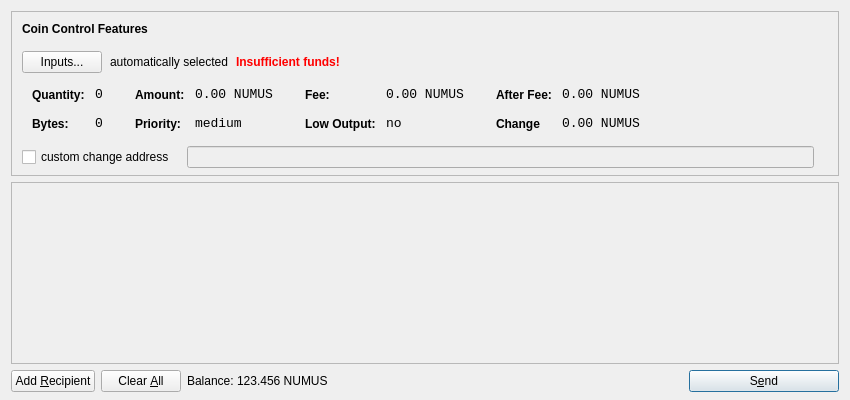
<?xml version="1.0" encoding="UTF-8"?>
<ui version="4.0">
 <class>SendCoinsDialog</class>
 <widget class="QDialog" name="SendCoinsDialog">
  <property name="geometry">
   <rect>
    <x>0</x>
    <y>0</y>
    <width>850</width>
    <height>400</height>
   </rect>
  </property>
  <property name="windowTitle">
   <string>Send Coins</string>
  </property>
  <layout class="QVBoxLayout" name="verticalLayout" stretch="0,1,0">
   <property name="bottomMargin">
    <number>8</number>
   </property>
   <item>
    <widget class="QFrame" name="frameCoinControl">
     <property name="sizePolicy">
      <sizepolicy hsizetype="Expanding" vsizetype="Expanding">
       <horstretch>0</horstretch>
       <verstretch>0</verstretch>
      </sizepolicy>
     </property>
     <property name="maximumSize">
      <size>
       <width>16777215</width>
       <height>16777215</height>
      </size>
     </property>
     <property name="frameShape">
      <enum>QFrame::StyledPanel</enum>
     </property>
     <property name="frameShadow">
      <enum>QFrame::Sunken</enum>
     </property>
     <layout class="QVBoxLayout" name="verticalLayoutCoinControl2">
      <property name="spacing">
       <number>-1</number>
      </property>
      <property name="leftMargin">
       <number>0</number>
      </property>
      <property name="topMargin">
       <number>0</number>
      </property>
      <property name="rightMargin">
       <number>0</number>
      </property>
      <property name="bottomMargin">
       <number>6</number>
      </property>
      <item>
       <layout class="QVBoxLayout" name="verticalLayoutCoinControl" stretch="0,0,0,0,1">
        <property name="spacing">
         <number>0</number>
        </property>
        <property name="leftMargin">
         <number>10</number>
        </property>
        <property name="topMargin">
         <number>10</number>
        </property>
        <item>
         <layout class="QHBoxLayout" name="horizontalLayoutCoinControl1">
          <property name="bottomMargin">
           <number>15</number>
          </property>
          <item>
           <widget class="QLabel" name="labelCoinControlFeatures">
            <property name="sizePolicy">
             <sizepolicy hsizetype="Preferred" vsizetype="Maximum">
              <horstretch>0</horstretch>
              <verstretch>0</verstretch>
             </sizepolicy>
            </property>
            <property name="font">
             <font>
              <weight>75</weight>
              <bold>true</bold>
             </font>
            </property>
            <property name="styleSheet">
             <string notr="true">font-weight:bold;</string>
            </property>
            <property name="text">
             <string>Coin Control Features</string>
            </property>
           </widget>
          </item>
         </layout>
        </item>
        <item>
         <layout class="QHBoxLayout" name="horizontalLayoutCoinControl2" stretch="0,0,0,0">
          <property name="spacing">
           <number>8</number>
          </property>
          <property name="bottomMargin">
           <number>10</number>
          </property>
          <item>
           <widget class="QPushButton" name="pushButtonCoinControl">
            <property name="styleSheet">
             <string notr="true"/>
            </property>
            <property name="text">
             <string>Inputs...</string>
            </property>
           </widget>
          </item>
          <item>
           <widget class="QLabel" name="labelCoinControlAutomaticallySelected">
            <property name="text">
             <string>automatically selected</string>
            </property>
            <property name="margin">
             <number>5</number>
            </property>
           </widget>
          </item>
          <item>
           <widget class="QLabel" name="labelCoinControlInsuffFunds">
            <property name="font">
             <font>
              <weight>75</weight>
              <bold>true</bold>
             </font>
            </property>
            <property name="styleSheet">
             <string notr="true">color:red;font-weight:bold;</string>
            </property>
            <property name="text">
             <string>Insufficient funds!</string>
            </property>
            <property name="margin">
             <number>5</number>
            </property>
           </widget>
          </item>
          <item>
           <spacer name="horizontalSpacerCoinControl">
            <property name="orientation">
             <enum>Qt::Horizontal</enum>
            </property>
            <property name="sizeHint" stdset="0">
             <size>
              <width>40</width>
              <height>1</height>
             </size>
            </property>
           </spacer>
          </item>
         </layout>
        </item>
        <item>
         <widget class="QWidget" name="widgetCoinControl" native="true">
          <property name="sizePolicy">
           <sizepolicy hsizetype="Preferred" vsizetype="Preferred">
            <horstretch>0</horstretch>
            <verstretch>0</verstretch>
           </sizepolicy>
          </property>
          <property name="minimumSize">
           <size>
            <width>0</width>
            <height>0</height>
           </size>
          </property>
          <property name="styleSheet">
           <string notr="true"/>
          </property>
          <layout class="QHBoxLayout" name="horizontalLayoutCoinControl5">
           <property name="margin">
            <number>0</number>
           </property>
           <item>
            <layout class="QHBoxLayout" name="horizontalLayoutCoinControl3" stretch="0,0,0,1">
             <property name="spacing">
              <number>20</number>
             </property>
             <property name="topMargin">
              <number>0</number>
             </property>
             <property name="bottomMargin">
              <number>10</number>
             </property>
             <item>
              <layout class="QFormLayout" name="formLayoutCoinControl1">
               <property name="horizontalSpacing">
                <number>10</number>
               </property>
               <property name="verticalSpacing">
                <number>14</number>
               </property>
               <property name="leftMargin">
                <number>10</number>
               </property>
               <property name="topMargin">
                <number>4</number>
               </property>
               <property name="rightMargin">
                <number>6</number>
               </property>
               <item row="0" column="0">
                <widget class="QLabel" name="labelCoinControlQuantityText">
                 <property name="styleSheet">
                  <string notr="true">font-weight:bold;</string>
                 </property>
                 <property name="text">
                  <string>Quantity:</string>
                 </property>
                 <property name="margin">
                  <number>0</number>
                 </property>
                </widget>
               </item>
               <item row="0" column="1">
                <widget class="QLabel" name="labelCoinControlQuantity">
                 <property name="font">
                  <font>
                   <family>Monospace</family>
                   <pointsize>10</pointsize>
                  </font>
                 </property>
                 <property name="cursor">
                  <cursorShape>IBeamCursor</cursorShape>
                 </property>
                 <property name="contextMenuPolicy">
                  <enum>Qt::ActionsContextMenu</enum>
                 </property>
                 <property name="text">
                  <string>0</string>
                 </property>
                 <property name="margin">
                  <number>0</number>
                 </property>
                 <property name="textInteractionFlags">
                  <set>Qt::LinksAccessibleByMouse|Qt::TextSelectableByKeyboard|Qt::TextSelectableByMouse</set>
                 </property>
                </widget>
               </item>
               <item row="1" column="0">
                <widget class="QLabel" name="labelCoinControlBytesText">
                 <property name="styleSheet">
                  <string notr="true">font-weight:bold;</string>
                 </property>
                 <property name="text">
                  <string>Bytes:</string>
                 </property>
                </widget>
               </item>
               <item row="1" column="1">
                <widget class="QLabel" name="labelCoinControlBytes">
                 <property name="font">
                  <font>
                   <family>Monospace</family>
                   <pointsize>10</pointsize>
                  </font>
                 </property>
                 <property name="cursor">
                  <cursorShape>IBeamCursor</cursorShape>
                 </property>
                 <property name="contextMenuPolicy">
                  <enum>Qt::ActionsContextMenu</enum>
                 </property>
                 <property name="text">
                  <string>0</string>
                 </property>
                 <property name="textInteractionFlags">
                  <set>Qt::LinksAccessibleByMouse|Qt::TextSelectableByKeyboard|Qt::TextSelectableByMouse</set>
                 </property>
                </widget>
               </item>
              </layout>
             </item>
             <item>
              <layout class="QFormLayout" name="formLayoutCoinControl2">
               <property name="horizontalSpacing">
                <number>10</number>
               </property>
               <property name="verticalSpacing">
                <number>14</number>
               </property>
               <property name="leftMargin">
                <number>6</number>
               </property>
               <property name="topMargin">
                <number>4</number>
               </property>
               <property name="rightMargin">
                <number>6</number>
               </property>
               <item row="0" column="0">
                <widget class="QLabel" name="labelCoinControlAmountText">
                 <property name="styleSheet">
                  <string notr="true">font-weight:bold;</string>
                 </property>
                 <property name="text">
                  <string>Amount:</string>
                 </property>
                 <property name="margin">
                  <number>0</number>
                 </property>
                </widget>
               </item>
               <item row="0" column="1">
                <widget class="QLabel" name="labelCoinControlAmount">
                 <property name="font">
                  <font>
                   <family>Monospace</family>
                   <pointsize>10</pointsize>
                  </font>
                 </property>
                 <property name="cursor">
                  <cursorShape>IBeamCursor</cursorShape>
                 </property>
                 <property name="contextMenuPolicy">
                  <enum>Qt::ActionsContextMenu</enum>
                 </property>
                 <property name="text">
                  <string>0.00 NUMUS</string>
                 </property>
                 <property name="textInteractionFlags">
                  <set>Qt::LinksAccessibleByMouse|Qt::TextSelectableByKeyboard|Qt::TextSelectableByMouse</set>
                 </property>
                </widget>
               </item>
               <item row="1" column="0">
                <widget class="QLabel" name="labelCoinControlPriorityText">
                 <property name="styleSheet">
                  <string notr="true">font-weight:bold;</string>
                 </property>
                 <property name="text">
                  <string>Priority:</string>
                 </property>
                </widget>
               </item>
               <item row="1" column="1">
                <widget class="QLabel" name="labelCoinControlPriority">
                 <property name="font">
                  <font>
                   <family>Monospace</family>
                   <pointsize>10</pointsize>
                  </font>
                 </property>
                 <property name="cursor">
                  <cursorShape>IBeamCursor</cursorShape>
                 </property>
                 <property name="contextMenuPolicy">
                  <enum>Qt::ActionsContextMenu</enum>
                 </property>
                 <property name="text">
                  <string>medium</string>
                 </property>
                 <property name="textInteractionFlags">
                  <set>Qt::LinksAccessibleByMouse|Qt::TextSelectableByKeyboard|Qt::TextSelectableByMouse</set>
                 </property>
                </widget>
               </item>
              </layout>
             </item>
             <item>
              <layout class="QFormLayout" name="formLayoutCoinControl3">
               <property name="horizontalSpacing">
                <number>10</number>
               </property>
               <property name="verticalSpacing">
                <number>14</number>
               </property>
               <property name="leftMargin">
                <number>6</number>
               </property>
               <property name="topMargin">
                <number>4</number>
               </property>
               <property name="rightMargin">
                <number>6</number>
               </property>
               <item row="0" column="0">
                <widget class="QLabel" name="labelCoinControlFeeText">
                 <property name="styleSheet">
                  <string notr="true">font-weight:bold;</string>
                 </property>
                 <property name="text">
                  <string>Fee:</string>
                 </property>
                 <property name="margin">
                  <number>0</number>
                 </property>
                </widget>
               </item>
               <item row="0" column="1">
                <widget class="QLabel" name="labelCoinControlFee">
                 <property name="font">
                  <font>
                   <family>Monospace</family>
                   <pointsize>10</pointsize>
                  </font>
                 </property>
                 <property name="cursor">
                  <cursorShape>IBeamCursor</cursorShape>
                 </property>
                 <property name="contextMenuPolicy">
                  <enum>Qt::ActionsContextMenu</enum>
                 </property>
                 <property name="text">
                  <string>0.00 NUMUS</string>
                 </property>
                 <property name="textInteractionFlags">
                  <set>Qt::LinksAccessibleByMouse|Qt::TextSelectableByKeyboard|Qt::TextSelectableByMouse</set>
                 </property>
                </widget>
               </item>
               <item row="1" column="0">
                <widget class="QLabel" name="labelCoinControlLowOutputText">
                 <property name="styleSheet">
                  <string notr="true">font-weight:bold;</string>
                 </property>
                 <property name="text">
                  <string>Low Output:</string>
                 </property>
                </widget>
               </item>
               <item row="1" column="1">
                <widget class="QLabel" name="labelCoinControlLowOutput">
                 <property name="font">
                  <font>
                   <family>Monospace</family>
                   <pointsize>10</pointsize>
                  </font>
                 </property>
                 <property name="cursor">
                  <cursorShape>IBeamCursor</cursorShape>
                 </property>
                 <property name="contextMenuPolicy">
                  <enum>Qt::ActionsContextMenu</enum>
                 </property>
                 <property name="text">
                  <string>no</string>
                 </property>
                 <property name="textInteractionFlags">
                  <set>Qt::LinksAccessibleByMouse|Qt::TextSelectableByKeyboard|Qt::TextSelectableByMouse</set>
                 </property>
                </widget>
               </item>
              </layout>
             </item>
             <item>
              <layout class="QFormLayout" name="formLayoutCoinControl4">
               <property name="horizontalSpacing">
                <number>10</number>
               </property>
               <property name="verticalSpacing">
                <number>14</number>
               </property>
               <property name="leftMargin">
                <number>6</number>
               </property>
               <property name="topMargin">
                <number>4</number>
               </property>
               <property name="rightMargin">
                <number>6</number>
               </property>
               <item row="0" column="0">
                <widget class="QLabel" name="labelCoinControlAfterFeeText">
                 <property name="styleSheet">
                  <string notr="true">font-weight:bold;</string>
                 </property>
                 <property name="text">
                  <string>After Fee:</string>
                 </property>
                 <property name="margin">
                  <number>0</number>
                 </property>
                </widget>
               </item>
               <item row="0" column="1">
                <widget class="QLabel" name="labelCoinControlAfterFee">
                 <property name="font">
                  <font>
                   <family>Monospace</family>
                   <pointsize>10</pointsize>
                  </font>
                 </property>
                 <property name="cursor">
                  <cursorShape>IBeamCursor</cursorShape>
                 </property>
                 <property name="contextMenuPolicy">
                  <enum>Qt::ActionsContextMenu</enum>
                 </property>
                 <property name="text">
                  <string>0.00 NUMUS</string>
                 </property>
                 <property name="textInteractionFlags">
                  <set>Qt::LinksAccessibleByMouse|Qt::TextSelectableByKeyboard|Qt::TextSelectableByMouse</set>
                 </property>
                </widget>
               </item>
               <item row="1" column="0">
                <widget class="QLabel" name="labelCoinControlChangeText">
                 <property name="styleSheet">
                  <string notr="true">font-weight:bold;</string>
                 </property>
                 <property name="text">
                  <string>Change</string>
                 </property>
                </widget>
               </item>
               <item row="1" column="1">
                <widget class="QLabel" name="labelCoinControlChange">
                 <property name="font">
                  <font>
                   <family>Monospace</family>
                   <pointsize>10</pointsize>
                  </font>
                 </property>
                 <property name="cursor">
                  <cursorShape>IBeamCursor</cursorShape>
                 </property>
                 <property name="contextMenuPolicy">
                  <enum>Qt::ActionsContextMenu</enum>
                 </property>
                 <property name="text">
                  <string>0.00 NUMUS</string>
                 </property>
                 <property name="textInteractionFlags">
                  <set>Qt::LinksAccessibleByMouse|Qt::TextSelectableByKeyboard|Qt::TextSelectableByMouse</set>
                 </property>
                </widget>
               </item>
              </layout>
             </item>
            </layout>
           </item>
          </layout>
         </widget>
        </item>
        <item>
         <layout class="QHBoxLayout" name="horizontalLayoutCoinControl4" stretch="0,0,0">
          <property name="spacing">
           <number>12</number>
          </property>
          <property name="sizeConstraint">
           <enum>QLayout::SetDefaultConstraint</enum>
          </property>
          <property name="topMargin">
           <number>5</number>
          </property>
          <property name="rightMargin">
           <number>5</number>
          </property>
          <item>
           <widget class="QCheckBox" name="checkBoxCoinControlChange">
            <property name="text">
             <string>custom change address</string>
            </property>
           </widget>
          </item>
          <item>
           <widget class="QLineEdit" name="lineEditCoinControlChange">
            <property name="enabled">
             <bool>false</bool>
            </property>
            <property name="sizePolicy">
             <sizepolicy hsizetype="Expanding" vsizetype="Fixed">
              <horstretch>0</horstretch>
              <verstretch>0</verstretch>
             </sizepolicy>
            </property>
           </widget>
          </item>
          <item>
           <widget class="QLabel" name="labelCoinControlChangeLabel">
            <property name="sizePolicy">
             <sizepolicy hsizetype="Preferred" vsizetype="Expanding">
              <horstretch>0</horstretch>
              <verstretch>0</verstretch>
             </sizepolicy>
            </property>
            <property name="minimumSize">
             <size>
              <width>0</width>
              <height>0</height>
             </size>
            </property>
            <property name="text">
             <string/>
            </property>
            <property name="margin">
             <number>3</number>
            </property>
           </widget>
          </item>
         </layout>
        </item>
        <item>
         <spacer name="verticalSpacerCoinControl">
          <property name="orientation">
           <enum>Qt::Vertical</enum>
          </property>
          <property name="sizeHint" stdset="0">
           <size>
            <width>800</width>
            <height>1</height>
           </size>
          </property>
         </spacer>
        </item>
       </layout>
      </item>
     </layout>
    </widget>
   </item>
   <item>
    <widget class="QScrollArea" name="scrollArea">
     <property name="widgetResizable">
      <bool>true</bool>
     </property>
     <widget class="QWidget" name="scrollAreaWidgetContents">
      <property name="geometry">
       <rect>
        <x>0</x>
        <y>0</y>
        <width>830</width>
        <height>165</height>
       </rect>
      </property>
      <layout class="QVBoxLayout" name="verticalLayout_2">
       <property name="margin">
        <number>0</number>
       </property>
       <item>
        <layout class="QVBoxLayout" name="entries">
         <property name="spacing">
          <number>6</number>
         </property>
        </layout>
       </item>
       <item>
        <spacer name="verticalSpacer">
         <property name="orientation">
          <enum>Qt::Vertical</enum>
         </property>
         <property name="sizeHint" stdset="0">
          <size>
           <width>20</width>
           <height>40</height>
          </size>
         </property>
        </spacer>
       </item>
      </layout>
     </widget>
    </widget>
   </item>
   <item>
    <layout class="QHBoxLayout" name="horizontalLayout">
     <item>
      <widget class="QPushButton" name="addButton">
       <property name="toolTip">
        <string>Send to multiple recipients at once</string>
       </property>
       <property name="text">
        <string>Add &amp;Recipient</string>
       </property>
       <property name="icon">
        <iconset resource="../bitcoin.qrc">
         <normaloff>:/icons/add</normaloff>:/icons/add</iconset>
       </property>
       <property name="autoDefault">
        <bool>false</bool>
       </property>
      </widget>
     </item>
     <item>
      <widget class="QPushButton" name="clearButton">
       <property name="sizePolicy">
        <sizepolicy hsizetype="Minimum" vsizetype="Fixed">
         <horstretch>0</horstretch>
         <verstretch>0</verstretch>
        </sizepolicy>
       </property>
       <property name="toolTip">
        <string>Remove all transaction fields</string>
       </property>
       <property name="text">
        <string>Clear &amp;All</string>
       </property>
       <property name="icon">
        <iconset resource="../bitcoin.qrc">
         <normaloff>:/icons/remove</normaloff>:/icons/remove</iconset>
       </property>
       <property name="autoRepeatDelay">
        <number>300</number>
       </property>
       <property name="autoDefault">
        <bool>false</bool>
       </property>
      </widget>
     </item>
     <item>
      <layout class="QHBoxLayout" name="horizontalLayout_2">
       <property name="spacing">
        <number>3</number>
       </property>
       <item>
        <widget class="QLabel" name="label">
         <property name="sizePolicy">
          <sizepolicy hsizetype="Preferred" vsizetype="Fixed">
           <horstretch>0</horstretch>
           <verstretch>0</verstretch>
          </sizepolicy>
         </property>
         <property name="text">
          <string>Balance:</string>
         </property>
        </widget>
       </item>
       <item>
        <widget class="QLabel" name="labelBalance">
         <property name="sizePolicy">
          <sizepolicy hsizetype="Preferred" vsizetype="Fixed">
           <horstretch>0</horstretch>
           <verstretch>0</verstretch>
          </sizepolicy>
         </property>
         <property name="cursor">
          <cursorShape>IBeamCursor</cursorShape>
         </property>
         <property name="text">
          <string>123.456 NUMUS</string>
         </property>
         <property name="textInteractionFlags">
          <set>Qt::LinksAccessibleByMouse|Qt::TextSelectableByKeyboard|Qt::TextSelectableByMouse</set>
         </property>
        </widget>
       </item>
      </layout>
     </item>
     <item>
      <spacer name="horizontalSpacer">
       <property name="orientation">
        <enum>Qt::Horizontal</enum>
       </property>
       <property name="sizeHint" stdset="0">
        <size>
         <width>40</width>
         <height>20</height>
        </size>
       </property>
      </spacer>
     </item>
     <item>
      <widget class="QPushButton" name="sendButton">
       <property name="minimumSize">
        <size>
         <width>150</width>
         <height>0</height>
        </size>
       </property>
       <property name="toolTip">
        <string>Confirm the send action</string>
       </property>
       <property name="text">
        <string>S&amp;end</string>
       </property>
       <property name="icon">
        <iconset resource="../bitcoin.qrc">
         <normaloff>:/icons/send</normaloff>:/icons/send</iconset>
       </property>
       <property name="default">
        <bool>true</bool>
       </property>
      </widget>
     </item>
    </layout>
   </item>
  </layout>
 </widget>
 <resources>
  <include location="../bitcoin.qrc"/>
 </resources>
 <connections/>
</ui>
